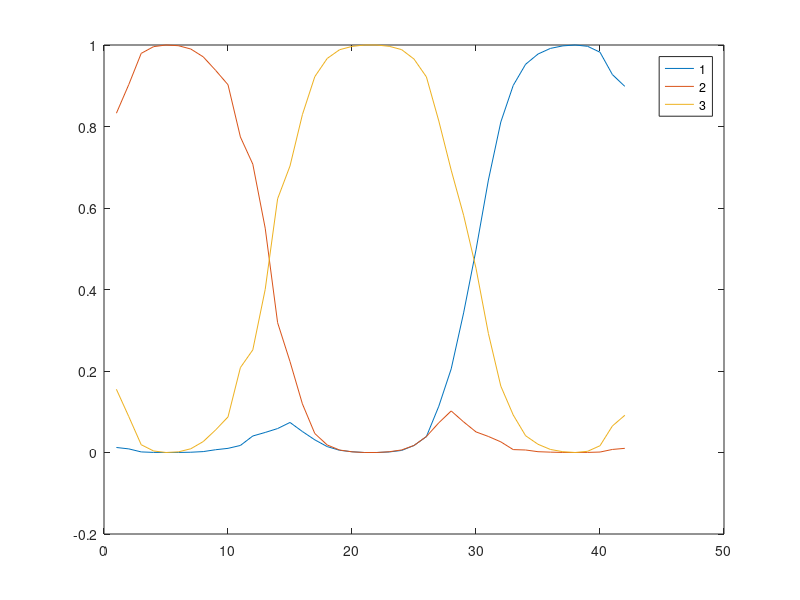

Write the MATLAB code that produced this figure.
P=  [2.7272727e-001  0.0000000e+000  0.0000000e+000  4.5454545e-002  0.0000000e+000  4.5454545e-002  9.0909091e-002  1.3636364e-001  1.8181818e-001  0.0000000e+000  9.0909091e-002  4.5454545e-002  0.0000000e+000  0.0000000e+000  4.5454545e-002  0.0000000e+000  4.5454545e-002  0.0000000e+000  0.0000000e+000  0.0000000e+000  0.0000000e+000  0.0000000e+000  0.0000000e+000  0.0000000e+000  0.0000000e+000  0.0000000e+000  0.0000000e+000  0.0000000e+000  0.0000000e+000  0.0000000e+000  0.0000000e+000  0.0000000e+000  0.0000000e+000  0.0000000e+000  0.0000000e+000  0.0000000e+000  0.0000000e+000  0.0000000e+000  0.0000000e+000  0.0000000e+000  0.0000000e+000  0.0000000e+000;
  0.0000000e+000  1.6111111e-001  6.6666667e-002  1.2222222e-001  9.1666667e-002  1.1944444e-001  1.2222222e-001  8.0555556e-002  6.1111111e-002  5.2777778e-002  3.0555556e-002  1.6666667e-002  1.1111111e-002  8.3333333e-003  5.5555556e-003  8.3333333e-003  2.7777778e-003  5.5555556e-003  2.7777778e-003  5.5555556e-003  0.0000000e+000  0.0000000e+000  5.5555556e-003  5.5555556e-003  2.7777778e-003  2.7777778e-003  0.0000000e+000  5.5555556e-003  0.0000000e+000  0.0000000e+000  0.0000000e+000  2.7777778e-003  0.0000000e+000  0.0000000e+000  0.0000000e+000  0.0000000e+000  0.0000000e+000  0.0000000e+000  0.0000000e+000  0.0000000e+000  0.0000000e+000  0.0000000e+000;
  0.0000000e+000  1.0610080e-002  1.7948718e-001  1.6312997e-001  1.8213970e-001  1.9319187e-001  1.2953139e-001  6.3660477e-002  2.4756852e-002  1.5473033e-002  1.5030946e-002  8.3996463e-003  3.5366932e-003  1.7683466e-003  0.0000000e+000  3.0946065e-003  4.4208665e-004  4.4208665e-004  1.7683466e-003  4.4208665e-004  4.4208665e-004  4.4208665e-004  4.4208665e-004  4.4208665e-004  0.0000000e+000  0.0000000e+000  1.3262599e-003  0.0000000e+000  0.0000000e+000  0.0000000e+000  0.0000000e+000  0.0000000e+000  0.0000000e+000  0.0000000e+000  0.0000000e+000  0.0000000e+000  0.0000000e+000  0.0000000e+000  0.0000000e+000  0.0000000e+000  0.0000000e+000  0.0000000e+000;
  1.6268098e-004  7.1579632e-003  6.0029283e-002  2.7200260e-001  2.8469172e-001  2.1213600e-001  9.2728160e-002  3.3349601e-002  1.7732227e-002  8.9474540e-003  3.5789816e-003  2.4402147e-003  4.8804295e-004  6.5072393e-004  9.7608590e-004  9.7608590e-004  4.8804295e-004  3.2536197e-004  1.6268098e-004  0.0000000e+000  1.6268098e-004  0.0000000e+000  1.6268098e-004  1.6268098e-004  0.0000000e+000  3.2536197e-004  0.0000000e+000  1.6268098e-004  0.0000000e+000  0.0000000e+000  0.0000000e+000  0.0000000e+000  0.0000000e+000  0.0000000e+000  0.0000000e+000  0.0000000e+000  0.0000000e+000  0.0000000e+000  0.0000000e+000  0.0000000e+000  0.0000000e+000  0.0000000e+000;
  0.0000000e+000  4.2569659e-003  5.3147575e-002  2.2574819e-001  3.8725490e-001  2.0485036e-001  7.1465428e-002  2.6186791e-002  1.4834881e-002  5.4179567e-003  2.3219814e-003  1.1609907e-003  1.1609907e-003  2.5799794e-004  6.4499484e-004  0.0000000e+000  3.8699690e-004  2.5799794e-004  1.2899897e-004  1.2899897e-004  0.0000000e+000  0.0000000e+000  0.0000000e+000  1.2899897e-004  0.0000000e+000  0.0000000e+000  1.2899897e-004  0.0000000e+000  1.2899897e-004  0.0000000e+000  0.0000000e+000  0.0000000e+000  0.0000000e+000  0.0000000e+000  0.0000000e+000  0.0000000e+000  0.0000000e+000  0.0000000e+000  0.0000000e+000  0.0000000e+000  0.0000000e+000  0.0000000e+000;
  1.7562346e-004  7.5518089e-003  7.6747453e-002  2.2901300e-001  2.7889006e-001  2.5605901e-001  8.8514226e-002  3.4422199e-002  1.3698630e-002  7.3761855e-003  2.6343519e-003  2.1074816e-003  3.5124693e-004  3.5124693e-004  1.7562346e-004  7.0249385e-004  0.0000000e+000  3.5124693e-004  0.0000000e+000  1.7562346e-004  0.0000000e+000  0.0000000e+000  0.0000000e+000  0.0000000e+000  3.5124693e-004  0.0000000e+000  0.0000000e+000  3.5124693e-004  0.0000000e+000  0.0000000e+000  0.0000000e+000  0.0000000e+000  0.0000000e+000  0.0000000e+000  0.0000000e+000  0.0000000e+000  0.0000000e+000  0.0000000e+000  0.0000000e+000  0.0000000e+000  0.0000000e+000  0.0000000e+000;
  7.1684588e-004  1.5770609e-002  1.0501792e-001  2.0430108e-001  1.9856631e-001  1.8064516e-001  1.8637993e-001  5.4480287e-002  2.9749104e-002  9.3189964e-003  5.3763441e-003  1.4336918e-003  2.5089606e-003  1.7921147e-003  7.1684588e-004  1.0752688e-003  0.0000000e+000  0.0000000e+000  3.5842294e-004  0.0000000e+000  3.5842294e-004  7.1684588e-004  0.0000000e+000  3.5842294e-004  0.0000000e+000  3.5842294e-004  0.0000000e+000  0.0000000e+000  0.0000000e+000  0.0000000e+000  0.0000000e+000  0.0000000e+000  0.0000000e+000  0.0000000e+000  0.0000000e+000  0.0000000e+000  0.0000000e+000  0.0000000e+000  0.0000000e+000  0.0000000e+000  0.0000000e+000  0.0000000e+000;
  2.3183926e-003  2.2411128e-002  1.1128284e-001  1.5842349e-001  1.5687790e-001  1.5146832e-001  1.1746522e-001  1.6228748e-001  5.7187017e-002  2.0865533e-002  1.1591963e-002  7.7279753e-003  5.4095827e-003  1.5455951e-003  2.3183926e-003  2.3183926e-003  0.0000000e+000  1.5455951e-003  7.7279753e-004  7.7279753e-004  1.5455951e-003  0.0000000e+000  0.0000000e+000  7.7279753e-004  0.0000000e+000  1.5455951e-003  7.7279753e-004  7.7279753e-004  0.0000000e+000  0.0000000e+000  0.0000000e+000  0.0000000e+000  0.0000000e+000  0.0000000e+000  0.0000000e+000  0.0000000e+000  0.0000000e+000  0.0000000e+000  0.0000000e+000  0.0000000e+000  0.0000000e+000  0.0000000e+000;
  5.5096419e-003  3.0303030e-002  7.7134986e-002  1.5013774e-001  1.5840220e-001  1.0743802e-001  1.1432507e-001  1.0192837e-001  1.2947658e-001  3.7190083e-002  2.6170799e-002  1.5151515e-002  9.6418733e-003  4.1322314e-003  4.1322314e-003  1.3774105e-003  4.1322314e-003  0.0000000e+000  0.0000000e+000  2.7548209e-003  0.0000000e+000  2.7548209e-003  1.3774105e-003  0.0000000e+000  4.1322314e-003  2.7548209e-003  4.1322314e-003  0.0000000e+000  2.7548209e-003  1.3774105e-003  1.3774105e-003  0.0000000e+000  0.0000000e+000  0.0000000e+000  0.0000000e+000  0.0000000e+000  0.0000000e+000  0.0000000e+000  0.0000000e+000  0.0000000e+000  0.0000000e+000  0.0000000e+000;
  0.0000000e+000  4.7738693e-002  8.7939698e-002  1.3819095e-001  1.0552764e-001  1.0552764e-001  6.5326633e-002  6.7839196e-002  6.7839196e-002  1.4572864e-001  6.5326633e-002  3.7688442e-002  1.5075377e-002  5.0251256e-003  7.5376884e-003  1.0050251e-002  7.5376884e-003  2.5125628e-003  0.0000000e+000  0.0000000e+000  0.0000000e+000  0.0000000e+000  2.5125628e-003  2.5125628e-003  2.5125628e-003  0.0000000e+000  5.0251256e-003  0.0000000e+000  2.5125628e-003  0.0000000e+000  2.5125628e-003  0.0000000e+000  0.0000000e+000  0.0000000e+000  0.0000000e+000  0.0000000e+000  0.0000000e+000  0.0000000e+000  0.0000000e+000  0.0000000e+000  0.0000000e+000  0.0000000e+000;
  6.8027211e-003  3.7414966e-002  1.1564626e-001  7.4829932e-002  6.1224490e-002  5.1020408e-002  5.1020408e-002  5.1020408e-002  6.4625850e-002  8.8435374e-002  1.7006803e-001  3.4013605e-002  3.0612245e-002  2.0408163e-002  2.3809524e-002  1.0204082e-002  1.0204082e-002  1.3605442e-002  1.0204082e-002  1.0204082e-002  6.8027211e-003  6.8027211e-003  1.7006803e-002  3.4013605e-003  1.0204082e-002  0.0000000e+000  1.3605442e-002  0.0000000e+000  3.4013605e-003  0.0000000e+000  0.0000000e+000  0.0000000e+000  0.0000000e+000  3.4013605e-003  0.0000000e+000  0.0000000e+000  0.0000000e+000  0.0000000e+000  0.0000000e+000  0.0000000e+000  0.0000000e+000  0.0000000e+000;
  5.1020408e-003  3.0612245e-002  9.6938776e-002  7.6530612e-002  4.5918367e-002  6.1224490e-002  2.0408163e-002  5.1020408e-002  5.6122449e-002  7.6530612e-002  5.1020408e-002  1.3265306e-001  7.6530612e-002  4.5918367e-002  2.0408163e-002  5.1020408e-003  5.1020408e-003  5.1020408e-003  5.1020408e-003  5.1020408e-003  0.0000000e+000  0.0000000e+000  1.5306122e-002  2.0408163e-002  1.0204082e-002  3.0612245e-002  1.0204082e-002  1.5306122e-002  5.1020408e-003  0.0000000e+000  5.1020408e-003  5.1020408e-003  0.0000000e+000  5.1020408e-003  0.0000000e+000  0.0000000e+000  0.0000000e+000  0.0000000e+000  0.0000000e+000  0.0000000e+000  5.1020408e-003  0.0000000e+000;
  0.0000000e+000  2.5316456e-002  5.0632911e-002  1.8987342e-002  5.6962025e-002  1.2658228e-002  4.4303797e-002  4.4303797e-002  4.4303797e-002  3.7974684e-002  5.6962025e-002  9.4936709e-002  1.1392405e-001  8.2278481e-002  5.6962025e-002  1.2658228e-002  6.3291139e-003  2.5316456e-002  1.8987342e-002  6.3291139e-003  1.8987342e-002  2.5316456e-002  1.2658228e-002  1.2658228e-002  1.8987342e-002  1.8987342e-002  1.2658228e-002  3.1645570e-002  1.8987342e-002  6.3291139e-003  6.3291139e-003  6.3291139e-003  0.0000000e+000  0.0000000e+000  0.0000000e+000  0.0000000e+000  0.0000000e+000  0.0000000e+000  0.0000000e+000  0.0000000e+000  0.0000000e+000  0.0000000e+000;
  0.0000000e+000  1.5625000e-002  2.0833333e-002  2.0833333e-002  1.0416667e-002  1.0416667e-002  2.6041667e-002  1.0416667e-002  1.5625000e-002  1.0416667e-002  3.1250000e-002  4.6875000e-002  6.7708333e-002  1.5625000e-001  8.8541667e-002  4.1666667e-002  2.0833333e-002  3.1250000e-002  3.1250000e-002  2.6041667e-002  2.6041667e-002  2.0833333e-002  4.6875000e-002  3.1250000e-002  4.1666667e-002  5.2083333e-002  3.1250000e-002  3.1250000e-002  2.0833333e-002  0.0000000e+000  0.0000000e+000  5.2083333e-003  0.0000000e+000  5.2083333e-003  0.0000000e+000  5.2083333e-003  0.0000000e+000  0.0000000e+000  0.0000000e+000  0.0000000e+000  0.0000000e+000  0.0000000e+000;
  3.6764706e-003  7.3529412e-003  0.0000000e+000  2.2058824e-002  1.8382353e-002  3.6764706e-003  7.3529412e-003  1.1029412e-002  1.1029412e-002  1.1029412e-002  2.5735294e-002  1.4705882e-002  3.3088235e-002  6.2500000e-002  1.6176471e-001  9.1911765e-002  4.4117647e-002  4.0441176e-002  2.5735294e-002  4.4117647e-002  2.2058824e-002  2.2058824e-002  1.8382353e-002  5.1470588e-002  5.8823529e-002  6.2500000e-002  3.6764706e-002  3.6764706e-002  1.1029412e-002  1.4705882e-002  3.6764706e-003  7.3529412e-003  3.6764706e-003  0.0000000e+000  3.6764706e-003  3.6764706e-003  0.0000000e+000  3.6764706e-003  0.0000000e+000  0.0000000e+000  0.0000000e+000  0.0000000e+000;
  0.0000000e+000  5.6390977e-003  1.3157895e-002  1.1278195e-002  0.0000000e+000  7.5187970e-003  5.6390977e-003  5.6390977e-003  1.8796992e-003  7.5187970e-003  5.6390977e-003  1.8796992e-003  3.7593985e-003  1.5037594e-002  4.6992481e-002  1.7293233e-001  1.0714286e-001  5.4511278e-002  3.3834586e-002  3.1954887e-002  3.7593985e-002  3.9473684e-002  6.0150376e-002  6.9548872e-002  7.3308271e-002  5.6390977e-002  6.5789474e-002  3.0075188e-002  1.5037594e-002  1.3157895e-002  5.6390977e-003  0.0000000e+000  1.8796992e-003  0.0000000e+000  0.0000000e+000  0.0000000e+000  0.0000000e+000  0.0000000e+000  0.0000000e+000  0.0000000e+000  0.0000000e+000  0.0000000e+000;
  1.0245902e-003  1.0245902e-003  1.0245902e-003  3.0737705e-003  3.0737705e-003  0.0000000e+000  0.0000000e+000  0.0000000e+000  3.0737705e-003  3.0737705e-003  3.0737705e-003  1.0245902e-003  1.0245902e-003  4.0983607e-003  1.2295082e-002  5.8401639e-002  1.3114754e-001  7.0696721e-002  5.7377049e-002  4.7131148e-002  6.2500000e-002  6.9672131e-002  9.8360656e-002  1.0348361e-001  1.0860656e-001  8.2991803e-002  4.5081967e-002  1.0245902e-002  7.1721311e-003  2.0491803e-003  3.0737705e-003  3.0737705e-003  2.0491803e-003  0.0000000e+000  0.0000000e+000  0.0000000e+000  0.0000000e+000  0.0000000e+000  0.0000000e+000  0.0000000e+000  0.0000000e+000  0.0000000e+000;
  0.0000000e+000  7.4074074e-004  3.7037037e-004  7.4074074e-004  7.4074074e-004  7.4074074e-004  0.0000000e+000  7.4074074e-004  0.0000000e+000  3.7037037e-004  1.4814815e-003  3.7037037e-004  1.4814815e-003  2.2222222e-003  4.0740741e-003  1.0740741e-002  2.5555556e-002  1.5185185e-001  9.0370370e-002  8.2222222e-002  9.4444444e-002  1.0481481e-001  1.1629630e-001  1.3370370e-001  1.0666667e-001  4.2962963e-002  1.3703704e-002  4.8148148e-003  2.9629630e-003  1.4814815e-003  7.4074074e-004  0.0000000e+000  3.7037037e-004  7.4074074e-004  3.7037037e-004  0.0000000e+000  3.7037037e-004  0.0000000e+000  3.7037037e-004  0.0000000e+000  3.7037037e-004  0.0000000e+000;
  0.0000000e+000  1.3706140e-004  5.4824561e-004  1.3706140e-004  1.3706140e-004  0.0000000e+000  1.3706140e-004  1.3706140e-004  0.0000000e+000  0.0000000e+000  4.1118421e-004  1.3706140e-004  4.1118421e-004  8.2236842e-004  9.5942982e-004  2.4671053e-003  7.6754386e-003  3.3442982e-002  1.6885965e-001  1.2458882e-001  1.2445175e-001  1.4158443e-001  1.7105263e-001  1.4473684e-001  5.1123904e-002  1.5899123e-002  5.3453947e-003  1.7817982e-003  9.5942982e-004  6.8530702e-004  4.1118421e-004  1.3706140e-004  2.7412281e-004  2.7412281e-004  0.0000000e+000  0.0000000e+000  0.0000000e+000  1.3706140e-004  0.0000000e+000  0.0000000e+000  1.3706140e-004  0.0000000e+000;
  0.0000000e+000  1.2597632e-004  6.2988158e-005  0.0000000e+000  6.2988158e-005  6.2988158e-005  0.0000000e+000  6.2988158e-005  1.2597632e-004  0.0000000e+000  1.8896447e-004  6.2988158e-005  6.2988158e-005  3.1494079e-004  7.5585790e-004  1.0707987e-003  2.8974553e-003  1.3983371e-002  5.7256236e-002  2.3078861e-001  1.9098010e-001  2.0427060e-001  1.9526329e-001  7.3696145e-002  1.7384732e-002  6.0468632e-003  2.2045855e-003  5.0390527e-004  6.9286974e-004  1.2597632e-004  6.2988158e-005  1.2597632e-004  1.8896447e-004  0.0000000e+000  6.2988158e-005  0.0000000e+000  1.2597632e-004  0.0000000e+000  6.2988158e-005  3.1494079e-004  0.0000000e+000  0.0000000e+000;
  0.0000000e+000  0.0000000e+000  4.1390728e-005  4.1390728e-005  0.0000000e+000  0.0000000e+000  4.1390728e-005  8.2781457e-005  0.0000000e+000  0.0000000e+000  8.2781457e-005  0.0000000e+000  1.2417219e-004  2.0695364e-004  2.4834437e-004  8.2781457e-004  2.5248344e-003  1.0554636e-002  3.7582781e-002  1.2549669e-001  3.4428808e-001  2.9048013e-001  1.3042219e-001  4.0728477e-002  1.0927152e-002  3.5182119e-003  7.8642384e-004  2.0695364e-004  3.7251656e-004  8.2781457e-005  1.2417219e-004  0.0000000e+000  0.0000000e+000  1.2417219e-004  0.0000000e+000  0.0000000e+000  4.1390728e-005  0.0000000e+000  0.0000000e+000  0.0000000e+000  4.1390728e-005  0.0000000e+000;
  0.0000000e+000  0.0000000e+000  4.0960105e-005  0.0000000e+000  0.0000000e+000  0.0000000e+000  8.1920210e-005  0.0000000e+000  8.1920210e-005  0.0000000e+000  8.1920210e-005  0.0000000e+000  1.6384042e-004  1.6384042e-004  2.4576063e-004  8.6016220e-004  2.7852871e-003  1.1591710e-002  4.2311788e-002  1.3283362e-001  2.8745802e-001  3.4709593e-001  1.2300319e-001  3.6044892e-002  1.0485787e-002  3.1129680e-003  8.1920210e-004  8.1920210e-005  8.1920210e-005  8.1920210e-005  8.1920210e-005  4.0960105e-005  4.0960105e-005  0.0000000e+000  8.1920210e-005  8.1920210e-005  4.0960105e-005  0.0000000e+000  0.0000000e+000  8.1920210e-005  4.0960105e-005  0.0000000e+000;
  0.0000000e+000  1.2415420e-004  6.2077100e-005  6.2077100e-005  0.0000000e+000  0.0000000e+000  0.0000000e+000  0.0000000e+000  6.2077100e-005  6.2077100e-005  3.1038550e-004  1.8623130e-004  1.2415420e-004  5.5869390e-004  3.1038550e-004  1.9864672e-003  5.9594016e-003  1.9492209e-002  7.7472220e-002  1.9243901e-001  1.9560494e-001  1.8641753e-001  2.4036253e-001  5.7855857e-002  1.3781116e-002  4.1591657e-003  1.0553107e-003  5.5869390e-004  3.1038550e-004  6.2077100e-005  1.2415420e-004  6.2077100e-005  0.0000000e+000  6.2077100e-005  0.0000000e+000  0.0000000e+000  0.0000000e+000  6.2077100e-005  1.8623130e-004  1.2415420e-004  0.0000000e+000  0.0000000e+000;
  0.0000000e+000  2.7921262e-004  1.3960631e-004  1.3960631e-004  1.3960631e-004  0.0000000e+000  1.3960631e-004  1.3960631e-004  0.0000000e+000  1.3960631e-004  1.3960631e-004  5.5842524e-004  2.7921262e-004  8.3763786e-004  1.9544883e-003  5.1654335e-003  1.4100237e-002  5.0397878e-002  1.4742426e-001  1.6333938e-001  1.3737261e-001  1.2285355e-001  1.3011308e-001  1.7562474e-001  3.5320396e-002  7.2595281e-003  2.3733073e-003  9.7724417e-004  8.3763786e-004  5.5842524e-004  2.7921262e-004  0.0000000e+000  1.3960631e-004  0.0000000e+000  0.0000000e+000  0.0000000e+000  1.3960631e-004  0.0000000e+000  0.0000000e+000  8.3763786e-004  0.0000000e+000  0.0000000e+000;
  0.0000000e+000  3.7792895e-004  0.0000000e+000  0.0000000e+000  0.0000000e+000  7.5585790e-004  0.0000000e+000  0.0000000e+000  1.1337868e-003  3.7792895e-004  1.1337868e-003  7.5585790e-004  1.1337868e-003  3.0234316e-003  6.0468632e-003  1.4739229e-002  4.0060469e-002  1.0884354e-001  1.4096750e-001  1.0430839e-001  9.9773243e-002  9.6749811e-002  8.3900227e-002  9.5616024e-002  1.5117158e-001  2.5321240e-002  9.0702948e-003  4.1572184e-003  2.6455026e-003  3.7792895e-004  1.5117158e-003  1.5117158e-003  1.1337868e-003  3.7792895e-004  3.7792895e-004  3.7792895e-004  0.0000000e+000  7.5585790e-004  7.5585790e-004  3.7792895e-004  3.7792895e-004  0.0000000e+000;
  0.0000000e+000  9.5238095e-004  0.0000000e+000  1.9047619e-003  0.0000000e+000  0.0000000e+000  9.5238095e-004  1.9047619e-003  1.9047619e-003  0.0000000e+000  0.0000000e+000  5.7142857e-003  2.8571429e-003  9.5238095e-003  1.6190476e-002  2.8571429e-002  7.7142857e-002  1.1047619e-001  1.1047619e-001  9.1428571e-002  8.0952381e-002  7.2380952e-002  6.3809524e-002  4.9523810e-002  6.3809524e-002  1.3714286e-001  3.2380952e-002  1.3333333e-002  6.6666667e-003  2.8571429e-003  3.8095238e-003  9.5238095e-004  1.9047619e-003  0.0000000e+000  1.9047619e-003  9.5238095e-004  1.9047619e-003  2.8571429e-003  9.5238095e-004  0.0000000e+000  1.9047619e-003  0.0000000e+000;
  0.0000000e+000  0.0000000e+000  6.0000000e-003  0.0000000e+000  2.0000000e-003  0.0000000e+000  0.0000000e+000  2.0000000e-003  6.0000000e-003  4.0000000e-003  8.0000000e-003  4.0000000e-003  4.0000000e-003  1.2000000e-002  2.0000000e-002  7.0000000e-002  8.8000000e-002  7.4000000e-002  7.8000000e-002  7.0000000e-002  3.8000000e-002  4.0000000e-002  3.4000000e-002  3.4000000e-002  4.8000000e-002  6.8000000e-002  1.6400000e-001  3.4000000e-002  1.8000000e-002  4.0000000e-003  4.0000000e-003  2.0000000e-003  8.0000000e-003  4.0000000e-003  4.0000000e-003  6.0000000e-003  6.0000000e-003  6.0000000e-003  1.6000000e-002  2.0000000e-003  1.0000000e-002  2.0000000e-003;
  0.0000000e+000  8.7719298e-003  0.0000000e+000  4.3859649e-003  0.0000000e+000  8.7719298e-003  0.0000000e+000  4.3859649e-003  0.0000000e+000  0.0000000e+000  0.0000000e+000  1.3157895e-002  2.1929825e-002  2.6315789e-002  4.3859649e-002  7.0175439e-002  4.3859649e-002  5.7017544e-002  5.7017544e-002  3.5087719e-002  2.1929825e-002  8.7719298e-003  3.9473684e-002  3.0701754e-002  4.8245614e-002  6.1403509e-002  7.4561404e-002  1.0526316e-001  3.9473684e-002  3.0701754e-002  1.7543860e-002  3.5087719e-002  8.7719298e-003  4.3859649e-003  8.7719298e-003  1.3157895e-002  8.7719298e-003  2.1929825e-002  8.7719298e-003  8.7719298e-003  8.7719298e-003  0.0000000e+000;
  0.0000000e+000  0.0000000e+000  0.0000000e+000  0.0000000e+000  4.6728972e-003  0.0000000e+000  0.0000000e+000  0.0000000e+000  9.3457944e-003  4.6728972e-003  4.6728972e-003  4.6728972e-003  1.4018692e-002  1.8691589e-002  1.4018692e-002  3.7383178e-002  3.2710280e-002  3.7383178e-002  3.2710280e-002  5.1401869e-002  4.2056075e-002  9.3457944e-003  2.3364486e-002  2.8037383e-002  3.2710280e-002  3.2710280e-002  4.2056075e-002  4.2056075e-002  1.4953271e-001  7.4766355e-002  4.2056075e-002  5.1401869e-002  1.4018692e-002  0.0000000e+000  2.8037383e-002  9.3457944e-003  2.3364486e-002  1.4018692e-002  5.1401869e-002  1.4018692e-002  9.3457944e-003  0.0000000e+000;
  0.0000000e+000  0.0000000e+000  0.0000000e+000  0.0000000e+000  0.0000000e+000  0.0000000e+000  0.0000000e+000  0.0000000e+000  7.0422535e-003  0.0000000e+000  0.0000000e+000  0.0000000e+000  7.0422535e-003  0.0000000e+000  2.8169014e-002  4.9295775e-002  1.4084507e-002  2.8169014e-002  3.5211268e-002  1.4084507e-002  1.4084507e-002  1.4084507e-002  7.0422535e-003  2.8169014e-002  7.0422535e-003  2.1126761e-002  1.4084507e-002  4.9295775e-002  1.1267606e-001  1.6901408e-001  4.9295775e-002  2.1126761e-002  1.4084507e-002  3.5211268e-002  1.4084507e-002  3.5211268e-002  3.5211268e-002  6.3380282e-002  2.8169014e-002  4.9295775e-002  2.8169014e-002  7.0422535e-003;
  0.0000000e+000  0.0000000e+000  0.0000000e+000  0.0000000e+000  0.0000000e+000  0.0000000e+000  0.0000000e+000  0.0000000e+000  5.3763441e-003  5.3763441e-003  0.0000000e+000  5.3763441e-003  5.3763441e-003  0.0000000e+000  5.3763441e-003  1.6129032e-002  1.6129032e-002  1.0752688e-002  1.6129032e-002  5.3763441e-003  1.6129032e-002  1.0752688e-002  1.0752688e-002  1.0752688e-002  2.1505376e-002  2.1505376e-002  1.0752688e-002  2.1505376e-002  4.8387097e-002  3.7634409e-002  1.6129032e-001  8.6021505e-002  4.3010753e-002  3.2258065e-002  4.8387097e-002  3.7634409e-002  5.9139785e-002  6.4516129e-002  7.5268817e-002  6.9892473e-002  2.1505376e-002  0.0000000e+000;
  0.0000000e+000  3.5971223e-003  0.0000000e+000  0.0000000e+000  0.0000000e+000  0.0000000e+000  0.0000000e+000  0.0000000e+000  0.0000000e+000  0.0000000e+000  0.0000000e+000  3.5971223e-003  3.5971223e-003  3.5971223e-003  7.1942446e-003  0.0000000e+000  1.0791367e-002  0.0000000e+000  3.5971223e-003  7.1942446e-003  0.0000000e+000  3.5971223e-003  3.5971223e-003  0.0000000e+000  1.4388489e-002  3.5971223e-003  3.5971223e-003  2.8776978e-002  3.9568345e-002  1.0791367e-002  5.7553957e-002  1.8705036e-001  6.4748201e-002  6.4748201e-002  5.3956835e-002  6.4748201e-002  7.5539568e-002  6.4748201e-002  7.9136691e-002  8.6330935e-002  3.9568345e-002  1.0791367e-002;
  0.0000000e+000  0.0000000e+000  0.0000000e+000  0.0000000e+000  0.0000000e+000  0.0000000e+000  0.0000000e+000  0.0000000e+000  0.0000000e+000  0.0000000e+000  0.0000000e+000  0.0000000e+000  0.0000000e+000  0.0000000e+000  2.5773196e-003  2.5773196e-003  5.1546392e-003  2.5773196e-003  5.1546392e-003  7.7319588e-003  0.0000000e+000  2.5773196e-003  0.0000000e+000  2.5773196e-003  7.7319588e-003  5.1546392e-003  1.0309278e-002  5.1546392e-003  7.7319588e-003  5.1546392e-003  2.0618557e-002  4.6391753e-002  1.7010309e-001  5.1546392e-002  6.7010309e-002  1.0051546e-001  1.0824742e-001  1.0567010e-001  1.2113402e-001  9.0206186e-002  4.3814433e-002  2.5773196e-003;
  0.0000000e+000  0.0000000e+000  0.0000000e+000  0.0000000e+000  0.0000000e+000  0.0000000e+000  0.0000000e+000  0.0000000e+000  0.0000000e+000  0.0000000e+000  1.7064846e-003  1.7064846e-003  0.0000000e+000  1.7064846e-003  0.0000000e+000  0.0000000e+000  0.0000000e+000  3.4129693e-003  3.4129693e-003  0.0000000e+000  5.1194539e-003  0.0000000e+000  1.7064846e-003  0.0000000e+000  1.7064846e-003  0.0000000e+000  3.4129693e-003  1.7064846e-003  0.0000000e+000  8.5324232e-003  1.0238908e-002  3.0716724e-002  3.4129693e-002  1.1262799e-001  6.9965870e-002  1.1262799e-001  1.1945392e-001  1.5699659e-001  1.5017065e-001  1.2798635e-001  3.9249147e-002  1.7064846e-003;
  0.0000000e+000  0.0000000e+000  0.0000000e+000  0.0000000e+000  0.0000000e+000  0.0000000e+000  0.0000000e+000  0.0000000e+000  0.0000000e+000  0.0000000e+000  0.0000000e+000  0.0000000e+000  0.0000000e+000  0.0000000e+000  7.7639752e-004  0.0000000e+000  0.0000000e+000  7.7639752e-004  0.0000000e+000  7.7639752e-004  0.0000000e+000  1.5527950e-003  0.0000000e+000  0.0000000e+000  7.7639752e-004  1.5527950e-003  1.5527950e-003  1.5527950e-003  4.6583851e-003  1.5527950e-003  6.9875776e-003  1.1645963e-002  2.0186335e-002  3.1832298e-002  1.6459627e-001  1.0791925e-001  1.4829193e-001  1.8167702e-001  1.7003106e-001  1.0714286e-001  3.1832298e-002  2.3291925e-003;
  0.0000000e+000  0.0000000e+000  0.0000000e+000  0.0000000e+000  0.0000000e+000  0.0000000e+000  0.0000000e+000  0.0000000e+000  0.0000000e+000  0.0000000e+000  0.0000000e+000  0.0000000e+000  0.0000000e+000  3.6523009e-004  3.6523009e-004  0.0000000e+000  0.0000000e+000  0.0000000e+000  0.0000000e+000  0.0000000e+000  0.0000000e+000  7.3046019e-004  0.0000000e+000  0.0000000e+000  3.6523009e-004  3.6523009e-004  1.0956903e-003  1.0956903e-003  7.3046019e-004  1.8261505e-003  2.5566107e-003  6.5741417e-003  1.4243974e-002  2.4105186e-002  5.0766983e-002  1.8261505e-001  1.6581446e-001  2.2096421e-001  2.0306793e-001  1.0628196e-001  1.5704894e-002  3.6523009e-004;
  0.0000000e+000  0.0000000e+000  0.0000000e+000  0.0000000e+000  0.0000000e+000  0.0000000e+000  0.0000000e+000  0.0000000e+000  0.0000000e+000  0.0000000e+000  0.0000000e+000  0.0000000e+000  0.0000000e+000  0.0000000e+000  0.0000000e+000  0.0000000e+000  0.0000000e+000  1.8070112e-004  0.0000000e+000  3.6140224e-004  1.8070112e-004  1.8070112e-004  0.0000000e+000  1.8070112e-004  0.0000000e+000  3.6140224e-004  5.4210336e-004  3.6140224e-004  9.0350560e-004  9.0350560e-004  1.9877123e-003  3.7947235e-003  7.5894471e-003  1.2649078e-002  3.4513914e-002  8.2038309e-002  2.5804120e-001  2.8460426e-001  2.3473076e-001  6.7401518e-002  7.5894471e-003  9.0350560e-004;
  0.0000000e+000  0.0000000e+000  0.0000000e+000  0.0000000e+000  0.0000000e+000  0.0000000e+000  0.0000000e+000  0.0000000e+000  0.0000000e+000  0.0000000e+000  0.0000000e+000  0.0000000e+000  0.0000000e+000  0.0000000e+000  1.2838619e-004  0.0000000e+000  0.0000000e+000  0.0000000e+000  1.2838619e-004  0.0000000e+000  0.0000000e+000  0.0000000e+000  1.2838619e-004  0.0000000e+000  2.5677237e-004  3.8515856e-004  3.8515856e-004  6.4193093e-004  3.8515856e-004  1.1554757e-003  1.5406342e-003  2.3109513e-003  5.2638336e-003  1.1811529e-002  3.0042367e-002  7.7673642e-002  2.0220824e-001  3.8695596e-001  2.1979715e-001  5.4178970e-002  4.4935165e-003  1.2838619e-004;
  0.0000000e+000  0.0000000e+000  0.0000000e+000  0.0000000e+000  0.0000000e+000  0.0000000e+000  0.0000000e+000  0.0000000e+000  0.0000000e+000  0.0000000e+000  0.0000000e+000  0.0000000e+000  0.0000000e+000  0.0000000e+000  0.0000000e+000  0.0000000e+000  0.0000000e+000  1.6512550e-004  0.0000000e+000  1.6512550e-004  0.0000000e+000  0.0000000e+000  4.9537649e-004  0.0000000e+000  3.3025099e-004  1.6512550e-004  1.3210040e-003  3.3025099e-004  1.8163804e-003  6.6050198e-004  2.3117569e-003  3.6327609e-003  7.7608983e-003  1.4531044e-002  3.6162483e-002  9.1809775e-002  2.1449802e-001  2.8269485e-001  2.7608983e-001  5.7959049e-002  6.9352708e-003  1.6512550e-004;
  0.0000000e+000  0.0000000e+000  0.0000000e+000  0.0000000e+000  0.0000000e+000  0.0000000e+000  0.0000000e+000  0.0000000e+000  0.0000000e+000  0.0000000e+000  0.0000000e+000  0.0000000e+000  0.0000000e+000  0.0000000e+000  0.0000000e+000  0.0000000e+000  0.0000000e+000  0.0000000e+000  0.0000000e+000  2.3126735e-003  0.0000000e+000  9.2506938e-004  9.2506938e-004  2.7752081e-003  4.6253469e-004  0.0000000e+000  4.6253469e-004  9.2506938e-004  1.3876041e-003  3.2377428e-003  6.0129510e-003  1.1100833e-002  1.6188714e-002  3.4690102e-002  6.3829787e-002  1.3459759e-001  1.7252544e-001  1.9518964e-001  1.6234968e-001  1.7576318e-001  1.3876041e-002  4.6253469e-004;
  0.0000000e+000  0.0000000e+000  0.0000000e+000  0.0000000e+000  0.0000000e+000  0.0000000e+000  0.0000000e+000  0.0000000e+000  0.0000000e+000  0.0000000e+000  0.0000000e+000  2.5773196e-003  0.0000000e+000  0.0000000e+000  0.0000000e+000  0.0000000e+000  0.0000000e+000  2.5773196e-003  2.5773196e-003  0.0000000e+000  2.5773196e-003  2.5773196e-003  0.0000000e+000  0.0000000e+000  2.5773196e-003  5.1546392e-003  1.2886598e-002  5.1546392e-003  5.1546392e-003  1.0309278e-002  1.0309278e-002  2.8350515e-002  4.3814433e-002  5.9278351e-002  1.0567010e-001  1.1082474e-001  1.0824742e-001  9.0206186e-002  1.0824742e-001  7.7319588e-002  2.0103093e-001  2.5773196e-003;
  0.0000000e+000  0.0000000e+000  0.0000000e+000  0.0000000e+000  0.0000000e+000  0.0000000e+000  0.0000000e+000  0.0000000e+000  0.0000000e+000  0.0000000e+000  0.0000000e+000  0.0000000e+000  0.0000000e+000  0.0000000e+000  0.0000000e+000  0.0000000e+000  0.0000000e+000  0.0000000e+000  0.0000000e+000  0.0000000e+000  0.0000000e+000  0.0000000e+000  0.0000000e+000  0.0000000e+000  0.0000000e+000  0.0000000e+000  2.9411765e-002  0.0000000e+000  0.0000000e+000  2.9411765e-002  0.0000000e+000  8.8235294e-002  2.9411765e-002  2.9411765e-002  8.8235294e-002  2.9411765e-002  1.4705882e-001  2.9411765e-002  2.9411765e-002  2.9411765e-002  2.9411765e-002  4.1176471e-001];

[V D]=eig(P);
[W,E]=eig(P');
p=W(:,1);
p=p/sum(p);

n=3;          %3 metastabile Bereiche, da 3 EW in der Naehe von 1
X=V(:,1:n);
d=diag(p);
for k=1:n
    for i=1:1:k-1
       X(:,k)=X(:,k)-(X(:,i)'*d*V(:,k))*X(:,i);
end
    X(:,k)=X(:,k)/sqrt(X(:,k)'*d*X(:,k));  %Normalisieren
end

Y=X;
ind=zeros(1,n);
norm=zeros(42,1);
step1=true;

for k=1:n
    for j=1:42
        norm(j)=Y(j,:)*Y(j,:)';
    end
    ind(k)=find(norm==max(norm),1);

    if step1
        step1=false;
        Y=Y-repmat(Y(ind(k),:),42,1);
    else
        v=Y(ind(k),:)/sqrt(Y(ind(k),:)*Y(ind(k),:)');
        for i=1:42
            Y(i,:)=Y(i,:)-(v*Y(i,:)')*v;
        end
    end
end

for k=1:n
    B(k,1:n)=X(ind(k),:);
end
A=inv(B);
chi=X*A;
plot(chi)
legend('1','2','3')
sym=diag(p)*P;
max(max(sym-sym'))
